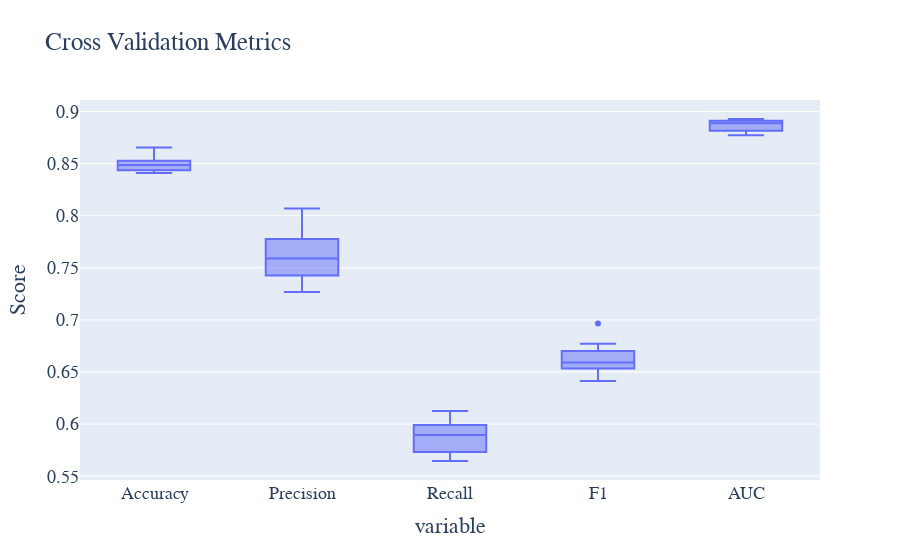

The notebook cell saved with this chart:
### Code cell
# 执行交叉验证
cv_results = cross_validate(lr_model, X_train, y_train, cv=10, scoring=['accuracy', 'precision', 'recall', 'f1', 'roc_auc'])

# 提取交叉验证结果
cv_accuracy = cv_results['test_accuracy']
cv_precision = cv_results['test_precision']
cv_recall = cv_results['test_recall']
cv_f1 = cv_results['test_f1']
cv_roc = cv_results['test_roc_auc']

# 绘制交叉验证结果的箱线图
cv_metrics_data = pd.DataFrame({
    'Accuracy': cv_accuracy,
    'Precision': cv_precision,
    'Recall': cv_recall,
    'F1': cv_f1,
    'AUC': cv_roc
})

# 绘制交叉验证结果的箱线图
fig = px.box(cv_metrics_data, title='Cross Validation Metrics')
fig.update_layout(
    yaxis_title='Score', showlegend=False,
    font=dict(family='Times New Roman', size=18)
)

fig.write_html('Image/4_2_5.html')
fig.show()

### Figure 1 — Plotly figure (JSON) as saved in the notebook; plotly's stock layout.template omitted (floating-point values rounded to 4 significant figures)
{"data": [{"alignmentgroup": "True", "hovertemplate": "variable=%{x}<br>value=%{y}<extra></extra>", "legendgroup": "", "marker": {"color": "#636efa"}, "name": "", "notched": false, "offsetgroup": "", "orientation": "v", "showlegend": false, "type": "box", "x": ["Accuracy", "Accuracy", "Accuracy", "Accuracy", "Accuracy", "Accuracy", "Accuracy", "Accuracy", "Accuracy", "Accuracy", "Precision", "Precision", "Precision", "Precision", "Precision", "Precision", "Precision", "Precision", "Precision", "Precision", "Recall", "Recall", "Recall", "Recall", "Recall", "Recall", "Recall", "Recall", "Recall", "Recall", "F1", "F1", "F1", "F1", "F1", "F1", "F1", "F1", "F1", "F1", "AUC", "AUC", "AUC", "AUC", "AUC", "AUC", "AUC", "AUC", "AUC", "AUC"], "x0": " ", "xaxis": "x", "y": [0.841, 0.842, 0.8514, 0.8437, 0.8487, 0.8561, 0.8454, 0.8655, 0.8527, 0.8487, 0.7426, 0.7268, 0.7776, 0.7391, 0.7627, 0.7785, 0.7553, 0.807, 0.769, 0.7492, 0.5646, 0.596, 0.5733, 0.5853, 0.5787, 0.5992, 0.5712, 0.6125, 0.5939, 0.6005, 0.6415, 0.6549, 0.66, 0.6533, 0.6581, 0.6772, 0.6505, 0.6964, 0.6702, 0.6667, 0.8816, 0.8773, 0.8879, 0.8791, 0.8823, 0.8912, 0.8911, 0.8928, 0.8902, 0.8895], "y0": " ", "yaxis": "y"}], "layout": {"boxmode": "group", "font": {"family": "Times New Roman", "size": 18}, "legend": {"tracegroupgap": 0}, "showlegend": false, "title": {"text": "Cross Validation Metrics"}, "xaxis": {"anchor": "y", "domain": [0, 1], "title": {"text": "variable"}}, "yaxis": {"anchor": "x", "domain": [0, 1], "title": {"text": "Score"}}}}
